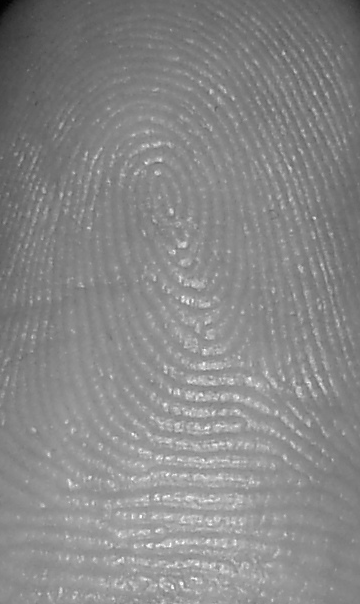
%> input picture myworkspace/picture_analyse_big1/phone.bmp, 360 x 604 px
$ octave main.m   (GNU Octave 9; MATLAB toolbox functions it lacks are replaced by stand-ins)
%> lines starting %> are read from the running program, lines starting %| are printed output that depends on the picture
### myworkspace/picture_analyse_big1/imgchunk.m
function imgchunk = imgchunk(img)
f = img;
[M,N] = size(f);
z = log(f+1);
P = 2*max([M N]);
zp = padarray(z,[P-M P-N],0,'post');
Z = fftshift(fft2(zp));
% filter
[X, Y] = meshgrid(1:P);
D0 = 40;
gamma_h =15;  %不断调整参数直至输出达到一个号的结果；
gamma_l = 0.99;

c = 1;
H = (gamma_h-gamma_l) * (1-exp(-c*((X-P/2-1).^2+(Y-P/2-1).^2)/(D0*D0))) + gamma_l;

S = Z.*H;
sp = real(ifft2(ifftshift(S)));
g = sp(1:M,1:N);
%g = Normalization (g,3);
 g =real(g.^0.17);
imgchunk = g;
end

### myworkspace/picture_analyse_big1/gradients.m
function output  = gradients(img)
    %定义sobel算子模板
    %卷积模板
    hx = [1,0,-1;2,0,-2;1,0,-1];
    hy =hx';
    %计算水平方向的梯度,得到每个像素的水平梯度和竖直梯度
    gradx = filter2(hx,img,'same');
    grady = filter2(hy,img,'same');
    %估算中心方向
    gradxx = gradx.^2;
    gradyy = grady.^2;
    gradxy = gradx.*grady;
    %高斯滤波
    filter_1 = fspecial('gaussian',14,3);
    gradxx = filter2(filter_1,gradxx);
    gradyy = filter2(filter_1,gradyy);
    gradxy = 2*filter2(filter_1,gradxy);

    %角度 +eps是防止出现0情况
    output =0.5*atan2(gradxy,(gradxx-gradyy+eps))+0.5*pi;
end


### myworkspace/picture_analyse_big1/dis_Filter.m
%%%%%%%%%%%%%%%%%%%%%%%%%%%%%%%%%%%%%%
%该程序是对频率图进行滤波
%%%%%%%%%%%%%%%%%%%%%%%%%%%%%%%%%%%%%%
function fF = dis_Filter(Frequency,flag)

h = fspecial('gaussian',7);
fF = Frequency;
FrequencyPad = padarray(Frequency,[3,3]);
w = 71;
if(flag==1)
   validFrq = 4;  %频率图补全重要的参数
elseif(flag==2)
    validFrq = 25;
else
    validFrq = 20;
end
cycleslimit = 10;%%之多循环10次，此值也可以调
invalidFrq = sum(sum(Frequency<=0));%%无效频率的块数

cycles=0;%%累加标志

while(((invalidFrq>0)&&cycles<cycleslimit)||cycles<cycleslimit)
  for i=1:w
    for j=1:w
        Blocks = FrequencyPad(i:i+6,j:j+6);%%取一个快9*9的领域
        msk = (Blocks>0);
        if(sum(sum(msk))>=validFrq)
            Blocks = Blocks.*msk;
            fF(i,j)=sum(sum(Blocks.*h))/sum(sum(h.*msk));
        else
            fF(i,j)=-1;
        end
    end
  end
  Frequency=fF;
  invalidFrq=sum(sum(Frequency<=0));
  cycles = cycles+1;
end
%频率场的滤波，用高斯滤波
f=fspecial('gaussian',7,3);
fF=imfilter(fF,f,'replicate');
end

### myworkspace/picture_analyse_big1/lowpass_filter.m
function output = lowpass_filter(state)
    W_X = cos(2*state);
    W_Y = sin(2*state);
    %定义一个5*5的高斯滤波进行平滑操作
    w = fspecial('gaussian',5,4);
%   W_X = filter2(w,W_X);
%   W_Y = filter2(w,W_Y);
    W_X = imfilter(W_X,w,'conv');
    W_Y = imfilter(W_Y,w,'conv');
    output = 0.5*atan2(W_Y,W_X);
end


### myworkspace/picture_analyse_big1/main.m

   %%  该小节是对图片进行读取和预处理
     img = imread('C:\Users\MacBook Air\Documents\大三上学期\数字图像处理\综合作业1\phone.bmp');
%> img is the input picture: size 604x360 uint8; min 1, max 254, mean 135.6
     flag = 3;
     [m1,n1] = size(img);
%> m1 = 604; n1 = 360
     img = imresize(img,[568,568],'bicubic');
%> img: size 568x568 uint8
     img = im2double(img);
%> img: size 568x568 double
     img = imgchunk(img);
% [6 lines of commented-out code are left out]
     img = im2double(img);     %切记装换成double型，并且将其resize
     img_save = img;
     img2 = zeros(566,566);
     %显示欲处理图像
     %归一化处理计算得到的图片平均值与方差
%      img = Normalization (img,3);
     figure(1);                         %显示图片
     imshow(img);
     img = img - mean(img(:));          %为了提取傅里叶，先去掉直流
     imgpadding = padarray(img,[12,12]);%给原图扩充
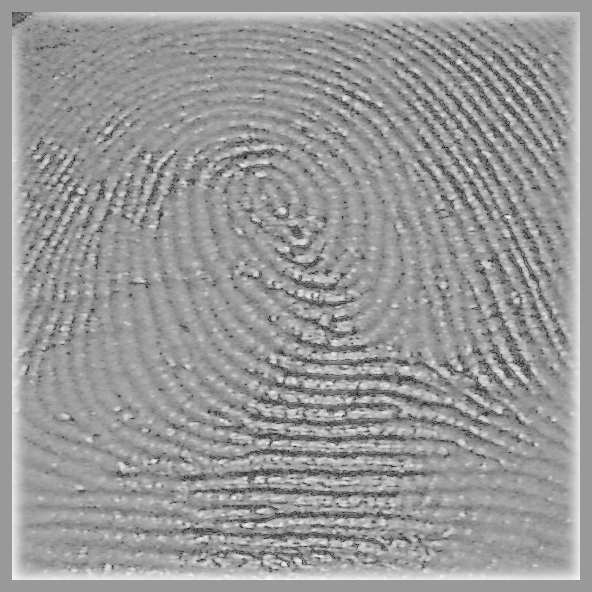
%> imgpadding: size 592x592 double; min -0.728, max 0.485, mean -1.2e-14; drawn with min black and max white
%%   元胞操作使用得到了室友ZJW的帮助  分块操作
     chunks = cell(81,81);
     chunks_padarray = cell(81,81);
     for i=1:81
        for j=1:81
            chunks{i,j} = img(1+(i-1)*7:8+(i-1)*7 , 1+(j-1)*7:8+(j-1)*7);
            chunks_padarray{i,j} = imgpadding(1+(i-1)*7:32+(i-1)*7 , 1+(j-1)*7:32+7*(j-1));
        end
     end
%> after the loop, chunks = 6561 items; chunks_padarray = 6561 items
 %% 频域方向图、空域方向图、以及频率图
     chunksDFT = cell(81,81);
     chunkshigh = cell(81,81);
     state = zeros(81);   %频域方向图
     state1 = zeros(81);  %空域方向图
     distance = zeros(81);
     dis =zeros(81);      %频率图
     flagjudge = ones(81);     %判断是否为指纹区域
     grads = gradients(img_save);   %梯度图，带入一个大图
 %%  求出方向图，频率图，距离
     for i = 1:81
         for j = 1:81
             chunksDFT{i,j} = fftshift(fft2(  chunks_padarray{i,j}  ));
             chunkshigh{i,j} = abs(chunksDFT{i,j});
             [x,y] = sort(chunkshigh{i,j}(:),'descend');
             for k = 1:7 %取出前7个分量，找到其峰值所在
                 [x1,y1] = ind2sub(size(chunks_padarray{i,j}),y(k));
                 [x2,y2] = ind2sub(size(chunks_padarray{i,j}),y(k+1));
                 if(chunkshigh{i,j}(x1,y1) == chunkshigh{i,j}(x2,y2) && ((x1+x2)/2==17&&(y1+y2)/2==17))
                      distance(i,j) = sqrt (((x1-x2)/2).^2 + ((y1-y2)/2).^2 );   %求出峰值点之间的距离
                      dis(i,j) = distance(i,j)/32;
                      state(i,j) =0.5*pi + atan2( (x1-x2),(y1-y2) );
                      if(distance(i,j) > 4 )
                          distance(i,j) = 0;
                          dis(i,j) = -1;
                          state(i,j) = 2*pi;
                      end
                      break;  %一旦找到一组峰值点，则退出
                  end
             end
         end
     end
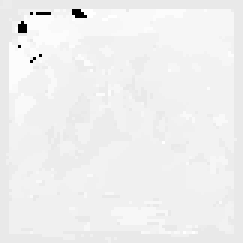
%> dis: size 81x81 double (shown 3 times larger); min -1, max 0.125, mean 0.0595; drawn with min black and max white
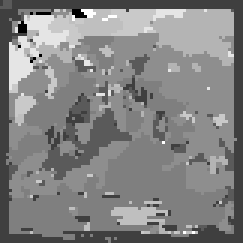
%> distance: size 81x81 double (shown 3 times larger); min 0, max 4, mean 2.05; drawn with min black and max white
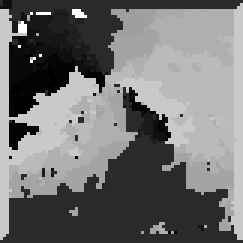
%> state: size 81x81 double (shown 3 times larger); min -1.25, max 6.28, mean 2.15; drawn with min black and max white
%> after the loop, chunksDFT = 6561 items; chunkshigh = 6561 items
 %%  空域方向图
     for i=1:81
         for j=1:81
             if(distance(i,j) == 0)
                 state1(i,j) = 2*pi;
             else
                 state1(i,j) =mean(mean(grads(1+(i-1)*7:8+(i-1)*7,1+(j-1)*7:8+(j-1)*7)));
             end
         end
     end
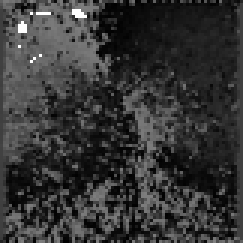
%> state1: size 81x81 double (shown 3 times larger); min 0.00515, max 6.28, mean 1.32; drawn with min black and max white
%% 空域方向图，频域方向图，频率图的平滑和显示
    dis=dis_Filter(dis,flag);%内容包括插值和滤波
%> in dis_Filter, `invalidFrq = sum(sum(Frequency<=0));`: invalidFrq = 31
%> the loop in dis_Filter, `while(((invalidFrq>0)&&cycles<cycleslimit)||cycles<cycleslimit)` made 10 passes
    %画出频率图
    figure(5);
    imshow(dis./max(max(dis)));
    %画出方向图
    state = lowpass_filter(state);  % 平滑操作
    state1 = lowpass_filter(state1);
%> in lowpass_filter (call 2), `output = 0.5*atan2(W_Y,W_X);`:
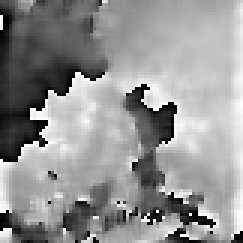
%> output: size 81x81 double (shown 3 times larger); min -1.57, max 1.57, mean 0.246; drawn with min black and max white

   if(flag == 1)
   m = 1:2:81;
   n = 1:2:81;
   elseif(flag == 2)
   m = 1:2:81;
   n = 1:2:81;
   else
    m = 1:2:81;
    n = 1:2:81;
   end
   u=cos(state(m,n));
   v=sin(state(m,n));
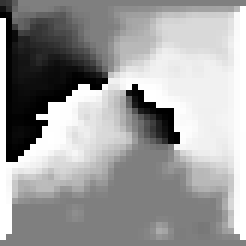
%> v: size 41x41 double (shown 6 times larger); min -1, max 1, mean 0.242; drawn with min black and max white
   figure(2);
   quiver(m,n,u,v,0.7);title('频域方向图');
   set(gca,'ydir','reverse');
   if(flag==1)
     axis([0,81,0,81]);
   elseif(flag==2)
     axis([0,81,0,81]);
   else
     axis([0,81,0,81]);
   end

   % im = directon(state,flag);  %频域方向图
   if(flag == 1)
     m = 1:2:81;
     n = 1:2:81;
    elseif(flag == 2)
     m = 1:2:81;
     n = 1:2:81;
    else
      m = 1:2:81;
      n = 1:2:81;
    end
     u=cos(state(m,n));
     v=sin(state(m,n));
     figure(3);
    % axes(handles.axes5);
     quiver(m,n,u,v,0.7);title('空域方向图');
     set(gca,'ydir','reverse');
     if(flag==1)
       axis([0,81,0,81]);
     elseif(flag==2)
       axis([0,81,0,81]);
     else
       axis([0,81,0,81]);
     end
   % directon1(state1,flag); %空域方向图
%% 解得gabor滤波器
   gabor = cell(81,81);
   for i = 1:81
       for j = 1:81
           if(dis(i,j)<=0)
               gabor{i,j} = zeros(11);
           else
               gabor{i,j} = gaborfilter(0.5*pi-state(i,j),dis(i,j));
           end
       end
   end
%> after the loop, gabor = 6561 items
 %%  滤波
%> (the run ends here)
